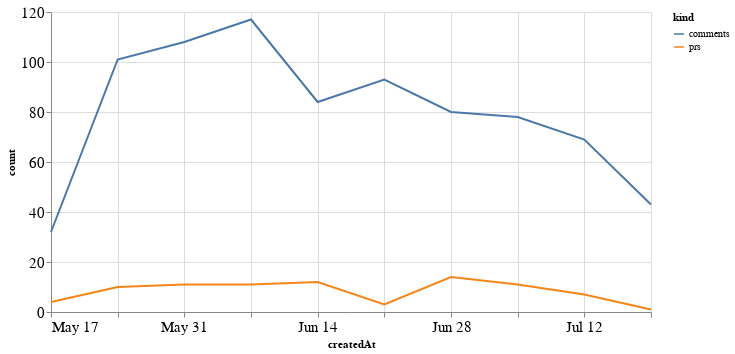

Notebook cell for this chart:
### Code cell
alt.Chart(total_time, width=600).mark_line().encode(
    x='createdAt',
    y='count',
    color='kind'
)

### Figure 1 — Vega-Lite specification as saved in the notebook (floating-point values rounded to 4 significant figures)
{"config": {"axisLeft": {"labelFontSize": 15}, "axisBottom": {"labelFontSize": 15}}, "data": {"name": "data-5c70d33e31f41ee83cf9804da98e09dd"}, "mark": "line", "encoding": {"color": {"type": "nominal", "field": "kind"}, "x": {"type": "temporal", "field": "createdAt"}, "y": {"type": "quantitative", "field": "count"}}, "width": 600, "$schema": "https://vega.github.io/schema/vega-lite/v4.8.1.json", "datasets": {"data-5c70d33e31f41ee83cf9804da98e09dd": [{"createdAt": "2020-05-17T00:00:00", "kind": "prs", "count": 4}, {"createdAt": "2020-05-24T00:00:00", "kind": "prs", "count": 10}, {"createdAt": "2020-05-31T00:00:00", "kind": "prs", "count": 11}, {"createdAt": "2020-06-07T00:00:00", "kind": "prs", "count": 11}, {"createdAt": "2020-06-14T00:00:00", "kind": "prs", "count": 12}, {"createdAt": "2020-06-21T00:00:00", "kind": "prs", "count": 3}, {"createdAt": "2020-06-28T00:00:00", "kind": "prs", "count": 14}, {"createdAt": "2020-07-05T00:00:00", "kind": "prs", "count": 11}, {"createdAt": "2020-07-12T00:00:00", "kind": "prs", "count": 7}, {"createdAt": "2020-07-19T00:00:00", "kind": "prs", "count": 1}, {"createdAt": "2020-05-17T00:00:00", "kind": "comments", "count": 32}, {"createdAt": "2020-05-24T00:00:00", "kind": "comments", "count": 101}, {"createdAt": "2020-05-31T00:00:00", "kind": "comments", "count": 108}, {"createdAt": "2020-06-07T00:00:00", "kind": "comments", "count": 117}, {"createdAt": "2020-06-14T00:00:00", "kind": "comments", "count": 84}, {"createdAt": "2020-06-21T00:00:00", "kind": "comments", "count": 93}, {"createdAt": "2020-06-28T00:00:00", "kind": "comments", "count": 80}, {"createdAt": "2020-07-05T00:00:00", "kind": "comments", "count": 78}, {"createdAt": "2020-07-12T00:00:00", "kind": "comments", "count": 69}, {"createdAt": "2020-07-19T00:00:00", "kind": "comments", "count": 43}]}}
